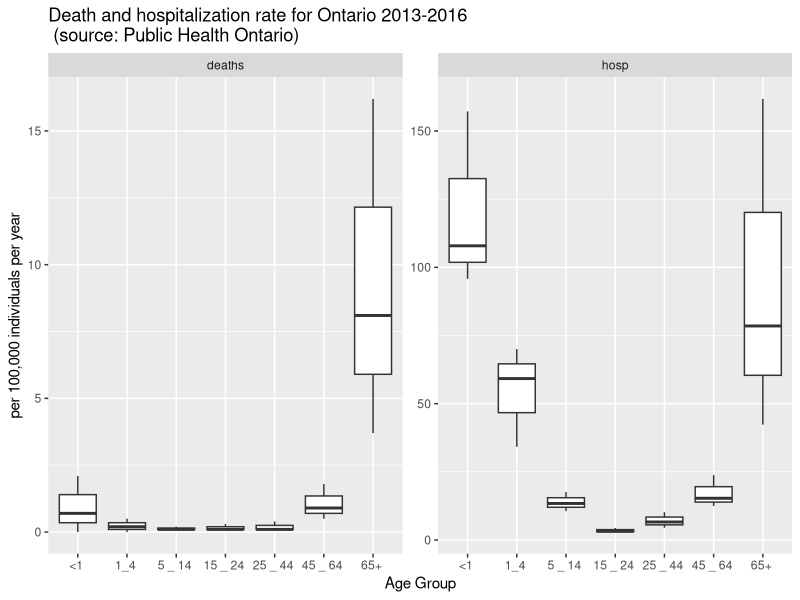

The R source for this figure:
###
###   * * * WARNING * * * THIS DOES NOT FIT! IT SIMPLY DISPLAYS DATA 
###   THE VALUES OF THE PARAMETERS 'proba_hosp' AND 'proba_death_xxx'
###   ARE SET MANUALLY, SUCH THAT THE RESULTING PROBA FROM THE SIMULATION
###   MATCH THE DATA.
###


library(ggplot2)
x <- read.csv('../data/frailty/ontario/ontario-influenza-hosp-death.csv')

# reorder propoerly:
unique(x$age_group)
as.character(x$age_group)
x$age_group2 <- factor(x$age_group, levels=c('<1 ','1_4 ','5 _ 14 ','15 _ 24 ','25 _ 44 ','45 _ 64 ','65+ '))

pdf('proba-hosp-death-ontario.pdf', width = 10)
g <- ggplot(x) + geom_boxplot(aes(x=age_group2, y=rate_100000)) + facet_wrap(~type, scales = 'free')
g <- g + xlab('Age Group') + ylab('per 100,000 individuals per year') 
g <- g + ggtitle("Death and hospitalization rate for Ontario 2013-2016\n (source: Public Health Ontario)")
plot(g)
dev.off()